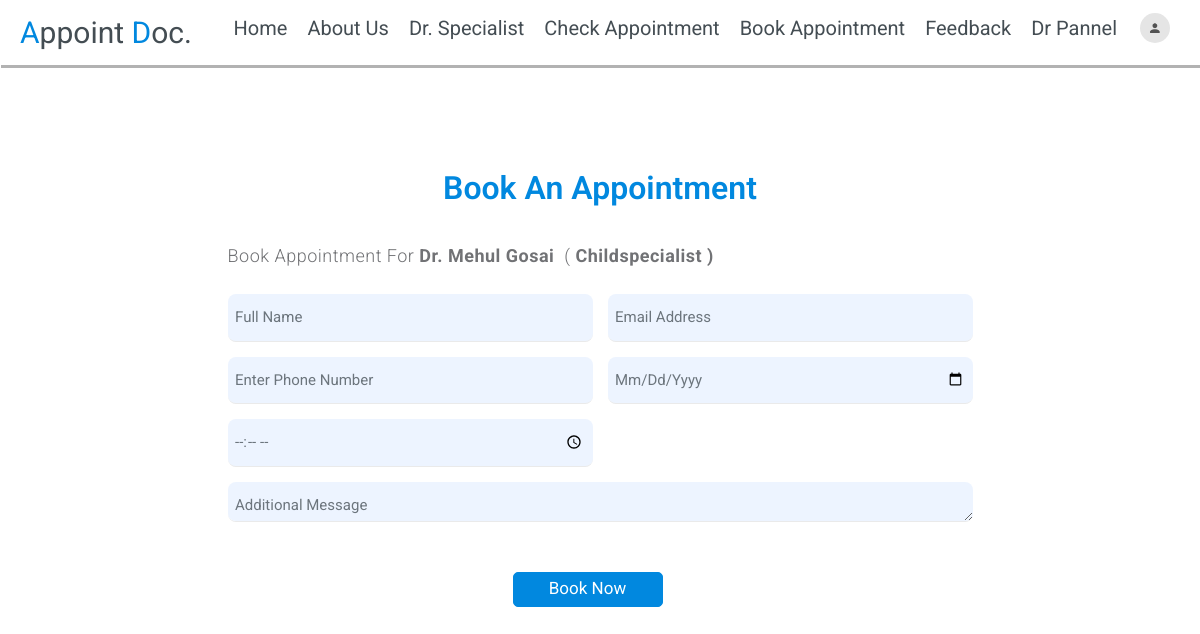
Page /appointment/specific_book_appointment.php?id=1&spid=1 on the committed database.
### tables this page shows
CREATE TABLE `tbldoctor` (
  `ID` int(5) NOT NULL,
  `FullName` varchar(30) DEFAULT NULL,
  `MobileNumber` bigint(10) DEFAULT NULL,
  `Email` varchar(50) DEFAULT NULL,
  `Specialization` varchar(40) DEFAULT NULL,
  `Password` varchar(50) DEFAULT NULL,
  `qualification` varchar(100) NOT NULL,
  `experience` varchar(50) NOT NULL,
  `hospital_detail` varchar(110) NOT NULL,
  `timing` varchar(110) NOT NULL,
  `images` varchar(100) NOT NULL,
  `CreationDate` timestamp NOT NULL DEFAULT current_timestamp()
);

CREATE TABLE `tblspecialization` (
  `ID` int(5) NOT NULL,
  `Specialization` varchar(30) DEFAULT NULL,
  `images` varchar(100) NOT NULL,
  `CreationDate` timestamp NULL DEFAULT current_timestamp()
);

### appointment/specific_book_appointment.php (the view, shortened to what this page needs)
<?php
include('C:\xampp\htdocs\img\AppointDoc\header.php');
$drid = $_GET['id'];
	$spid=$_GET['spid'];
?>
<!doctype html>
<html lang="en">
    <head>
        <link href="css_app/bootstrap.min1.css" rel="stylesheet">
        <link href="css_app/templatemo-medic-care4.css" rel="stylesheet">
    </head>
	<body style=" background-color:White; border-radius: 10px;">
	            <section class="section-padding" id="booking" >
                <div class="container" >
                    <div class="row" >
                        <div class="col-lg-8 col-12 mx-auto" >
                            <div class="booking-form" >
                                <h3 class="text-center mb-lg-3 mb-2" style="color:#0188df;  " >Book an appointment</h3>
								<form role="form" method="post" style="margin-top:30px;">
								<?php
	$query1="select FullName from tbldoctor where ID = $drid ";
	$result1=mysqli_query($conn,$query1);
	while($row1 = mysqli_fetch_array($result1))
				{
				?>
				<p>Book Appointment for <span style="font-weight: bold;" ><?php echo $row1['FullName']; }?></span>&nbsp; (<span style="font-weight: bold;" >
				<?php
			$query2="select * from tblspecialization where ID = $spid ";
			$result2=mysqli_query($conn,$query2);
			while($row2 = mysqli_fetch_array($result2))
				{
				echo $row2[1];
				}
				?> )</p>
                                    <div class="row" style="">
                                        <div class="col-lg-6 col-12" style=" " >
                                            <input type="text" name="name" id="name" class="form-control" style="font-size:15px;background-color:#EDF4FF; border-radius:8px;" placeholder="Full name" required='true'>
                                        </div>
                                        <div class="col-lg-6 col-12">
                                            <input type="email" name="email" id="email" pattern="[^ @]*@[^ @]*" style="font-size:15px;background-color:#EDF4FF; border-radius:8px;" class="form-control" placeholder="Email address" required='true'>
                                        </div>
                                        <div class="col-lg-6 col-12">
                                            <input type="telephone" name="phone" id="phone" class="form-control" style="font-size:15px;background-color:#EDF4FF; border-radius:8px;" placeholder="Enter Phone Number" maxlength="10">
                                        </div>
                                        <div class="col-lg-6 col-12">
                                            <input type="date" name="date" id="date" value="" style="font-size:15px;background-color:#EDF4FF; border-radius:8px;" class="form-control">
                                        </div>
                                        <div class="col-lg-6 col-12">
                                            <input type="time" name="time" id="time" value="" style="font-size:15px;background-color:#EDF4FF; border-radius:8px;" class="form-control">
                                        </div>
                                        <div class="col-12">
                                            <textarea class="form-control" rows="5" id="message" name="message" style="font-size:15px;background-color:#EDF4FF; border-radius:8px;" placeholder="Additional Message"></textarea 	>
                                        </div>
                                        <div class="col-lg-3 col-md-4 col-6 mx-auto">
                                            <button type="submit" class="button"  name="submit" style="margin-top:50px;">Book Now</button>
                                        </div>
                                    </div>
                                </form>
                            </div>
                        </div>
                    </div>
                </div>
            </section>
</body>
</html>

### css/style.css (style rules this page uses)
:root { --blue:#0188df; --black:#444d53; --wight:#fff; }
* { font-family: "Roboto", sans-serif; margin: 0; padding: 0; text-decoration: none; text-transform: capitalize; outline: none; box-sizing: border-box; transition: all linear .2s; }
html { font-size: 62.5%; overflow-x: hidden; }
.button { height: 3.5rem; width: 15rem; background: var(--blue); color: var(--wight); font-size: 1.7rem; text-transform: capitalize; border-radius: .5rem; cursor: pointer; margin: 1rem 0; border: .1rem solid var(--blue); }
.contact .row .form-container input, textarea { height: 4rem; width: 100%; background: var(--wight); border: none; border-radius: 5rem; padding: 0 1rem; margin: 1rem 0; color: var(--blue); font-size: 1.7rem; }

### appointment/css_app/templatemo-medic-care4.css (style rules this page uses)
:root { --white-color: #FFFFFF; --primary-color: #247cff; --section-bg-color: #F9F9F9; --dark-color: #000000; --title-color: #565758; --p-color: #717275; --border-color: #eaeaea; --body-font-family: 'Open Sans', sans-serif; --h1-font-size: 48px; --h2-font-size: 15px; --h3-font-size: 32px; --h4-font-size: 28px; --h5-font-size: 24px; --h6-font-size: 22px; --p-font-size: 18px; --menu-font-size: 16px; --font-weight-light: 300; --font-weight-normal: 400; --font-weight-semibold: 600; --font-weight-bold: 700; }
body { background: var(--white-color); font-family: var(--body-font-family); position: relative; padding-top: 94px; }
h2, h3, h4, h5, h6 { color: var(--dark-color); line-height: inherit; }
h1, h2, h3, h4, h5, h6 { font-weight: var(--font-weight-semibold); }
h3 { font-size: var(--h3-font-size); }
p { color: var(--p-color); font-size: var(--p-font-size); font-weight: var(--font-weight-light); letter-spacing: 0.5px; }
a, button { touch-action: manipulation; transition: all 0.3s; }
.section-padding { padding-top: 7rem; padding-bottom: 7rem; }
.booking-form .form-control { background: transparent; border-radius: 0; border: 0; border-bottom: 1px solid var(--border-color); color: #6c757d; font-weight: var(--font-weight-normal); padding-top: 12px; padding-bottom: 12px; margin-top: 15px; transition: all 0.3s; }

### rows in the picture
tbldoctor: FullName "Dr. Mehul Gosai"
tblspecialization: Specialization "Childspecialist"
